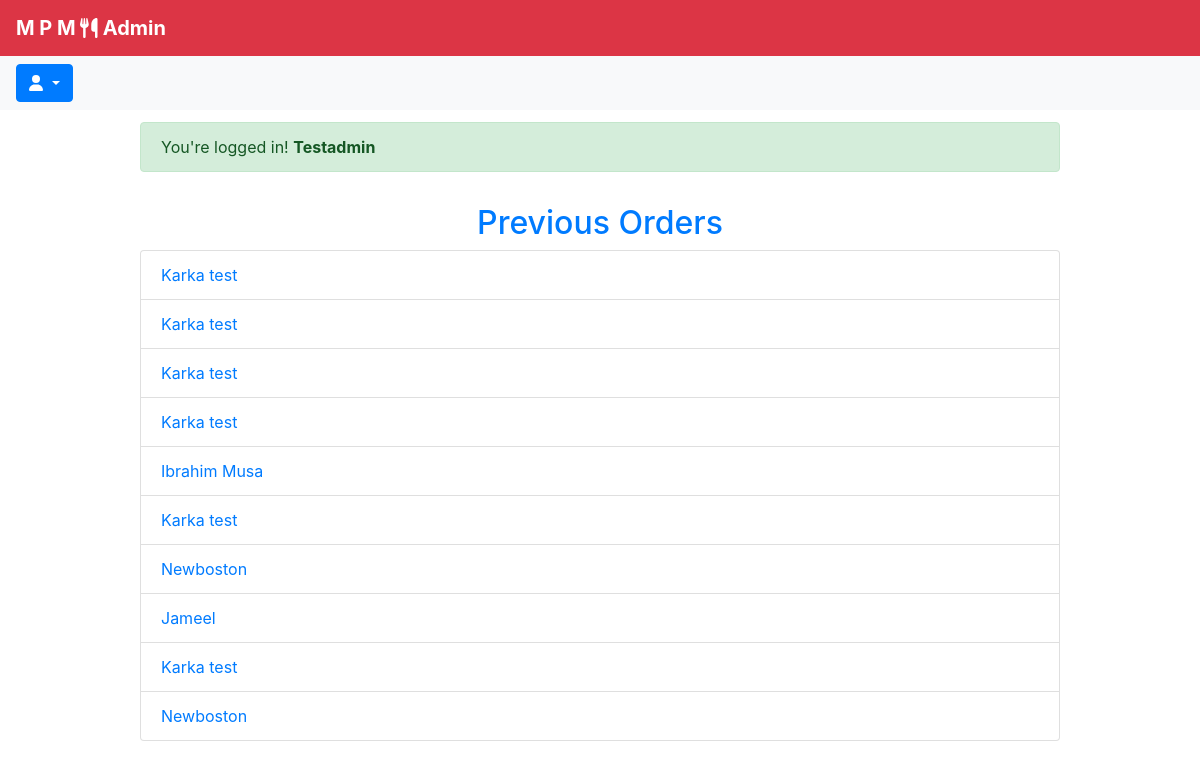
Page /php/previous.php (signed in) on the committed database.
### tables this page shows
CREATE TABLE `users` (
  `id` int(11) NOT NULL,
  `username` varchar(50) NOT NULL,
  `password` varchar(32) NOT NULL
);

CREATE TABLE `orders` (
  `id` int(11) NOT NULL,
  `name` varchar(255) NOT NULL,
  `address` varchar(255) NOT NULL,
  `phone` char(11) NOT NULL,
  `pkg_type` varchar(7) NOT NULL,
  `price` varchar(10) NOT NULL,
  `quantity` int(11) NOT NULL,
  `date` timestamp NOT NULL DEFAULT current_timestamp() ON UPDATE current_timestamp(),
  `status` smallint(6) NOT NULL DEFAULT 0
);

### php/functions.php (called while the page is built, shortened)
<?php
function sanitize_var($con, $field) {
  $field = trim($field);
  $field = stripslashes($field);
  $field = strip_tags($field);
  $field = htmlspecialchars($field);
  $field = htmlentities($field);
  return $field;
}
function getAdmin($db, $adminId) {
  $adminId = sanitize_var($db, $adminId);
  $query = $db->prepare("SELECT username FROM users WHERE id = ?");
  $query->bind_param('s', $u_id);
  if ($query->execute() === TRUE) {
    $query->store_result();
    $query->bind_result($username);
    if ($query->num_rows == 1) {
      while ($query->fetch()) {
        return $username;
      }
    } else {
      return false;
    }
  } else {
    return false;
  }
}
function getOrders($db, $page) {
  if ($page == 'home') {
    $query = "SELECT id, name FROM orders WHERE status = 0 ORDER BY id";
  } elseif ($page == 'previous') {
    $query = "SELECT id, name FROM orders WHERE status = 1 ORDER BY id DESC";
  }
  $result = $db->query($query);
  if ($result->num_rows > 0) {
    return $result;
  }
  return false;
}
?>

### php/previous.php (the view)
<?php
include_once './session.php';
$page = 'previous';
$getOrders = getOrders($db_con, $page);
if ($getOrders) {
  $ordersDisplay = "<ul class='list-group'>";
  while ($orders = $getOrders->fetch_assoc()) {
    $linkId = $orders['id'];
    $ordersDisplay .= "
      <li class='list-group-item'>
        <a href='order.php?id=$linkId&page=$page'>" . $orders["name"] . "</a>
      </li>
    ";
  }
  $ordersDisplay .= "</ul>";
} else {
  $ordersDisplay = "<div class='alert alert-info'>You have no previous orders</div>";
}
?>
<main class="container">
  <section class="row">
    <section class="col-md-10 mx-auto mt-1">
      <aside class="alert alert-success">
          You're logged in! <span class='font-weight-bold text-capitalize'><?php echo $adminUser; ?> </span>
      </aside>
    </section>
  </section>
  <section class="row">
    <section class="col-md-10 mx-auto mt-3">
       <h2 class='text-center text-primary'>Previous Orders</h2>
       <?php echo $ordersDisplay ?>
    </section>
  </section>
</main>
<?php
include_once './footer.php';
?>

### php/header.php (shortened to what this page needs)
<!DOCTYPE html>
<html lang="en">
<head>
  <link rel="stylesheet" href="../css/bootstrap.min.css">
</head>
<body>
<nav class="navbar navbar-expand-sm bg-danger navbar-dark">
  <div class="navbar-brand font-weight-bold">
    M P M <i class="fas fa-utensils" aria-hidden="true"></i> Admin
</div>
</nav>

### php/session.php (shortened to what this page needs)
<?php
include_once './loginDetails.php';
include_once './functions.php';
include_once './header.php';
$adminUser = getAdmin($db_con, $_SESSION['id']);
?>
<nav class="navbar navbar-expand-sm bg-light navbar-dark mb-2">
  <div class="dropdown">
    <button type="button" class="btn btn-primary dropdown-toggle" data-toggle="dropdown">
      <i class="fas fa-user fa-1x"></i>
    </button>
  </div>
</nav>

### php/footer.php (shortened to what this page needs)
</body>
</html>

### rows in the picture
users: username "Testadmin"
orders: name "Karka test"
orders: name "Karka test"
orders: name "Karka test"
orders: name "Karka test"
orders: name "Ibrahim Musa"
orders: name "Karka test"
orders: name "Newboston"
orders: name "Jameel"
orders: name "Karka test"
orders: name "Newboston"
